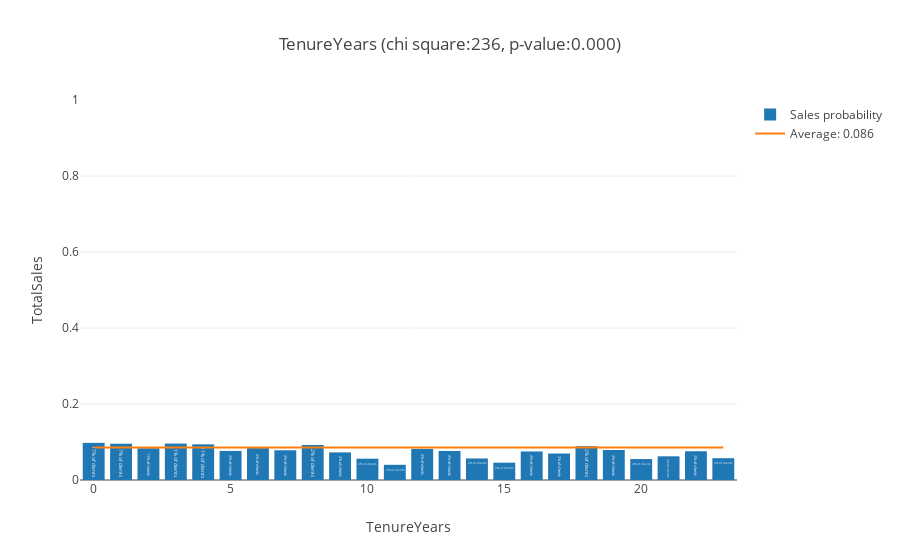

The notebook cell this image was saved under:
### Markdown cell above
### Tenure ###

Client's tenure (year when the person became a client of the company)

### Code cell
db1['TenureYears'] = 2013 - db1['Tenure']
chi, pval, fig = analyze_feature('TenureYears', db1, categorical=False)
scores['TenureYears'] = (chi, pval)
iplot(fig)

### Figure 1 — Plotly figure (JSON) as saved in the notebook; plotly's stock layout.template omitted (floating-point values rounded to 4 significant figures)
{"data": [{"error_y": {"array": [0.297, 0.2939, 0.2766, 0.2944, 0.2917, 0.2661, 0.2776, 0.2689, 0.2896, 0.2599, 0.2304, 0.1962, 0.2747, 0.2658, 0.2314, 0.2089, 0.264, 0.2549, 0.285, 0.2701, 0.2285, 0.2421, 0.2648, 0.2329], "type": "data", "visible": false}, "name": "Sales probability", "text": ["17% of clients", "17% of clients", "11% of clients", "11% of clients", "11% of clients", "2% of clients", "2% of clients", "2% of clients", "2% of clients", "2% of clients", "2% of clients", "2% of clients", "2% of clients", "2% of clients", "2% of clients", "2% of clients", "2% of clients", "2% of clients", "2% of clients", "2% of clients", "2% of clients", "2% of clients", "2% of clients", "2% of clients"], "type": "bar", "x": [0, 1, 2, 3, 4, 5, 6, 7, 8, 9, 10, 11, 12, 13, 14, 15, 16, 17, 18, 19, 20, 21, 22, 23], "y": [0.09771, 0.09548, 0.08345, 0.09585, 0.09385, 0.07645, 0.08383, 0.07821, 0.09211, 0.07263, 0.05605, 0.04, 0.08197, 0.07627, 0.0566, 0.04559, 0.07514, 0.06964, 0.08889, 0.07895, 0.0551, 0.06231, 0.07568, 0.05738]}, {"mode": "lines", "name": "Average: 0.086", "type": "scatter", "x": [0, 23], "y": [0.08575, 0.08575]}], "layout": {"barmode": "group", "title": "TenureYears (chi square:236, p-value:0.000)", "xaxis": {"title": "TenureYears"}, "yaxis": {"range": [0, 1], "title": "TotalSales"}}}
